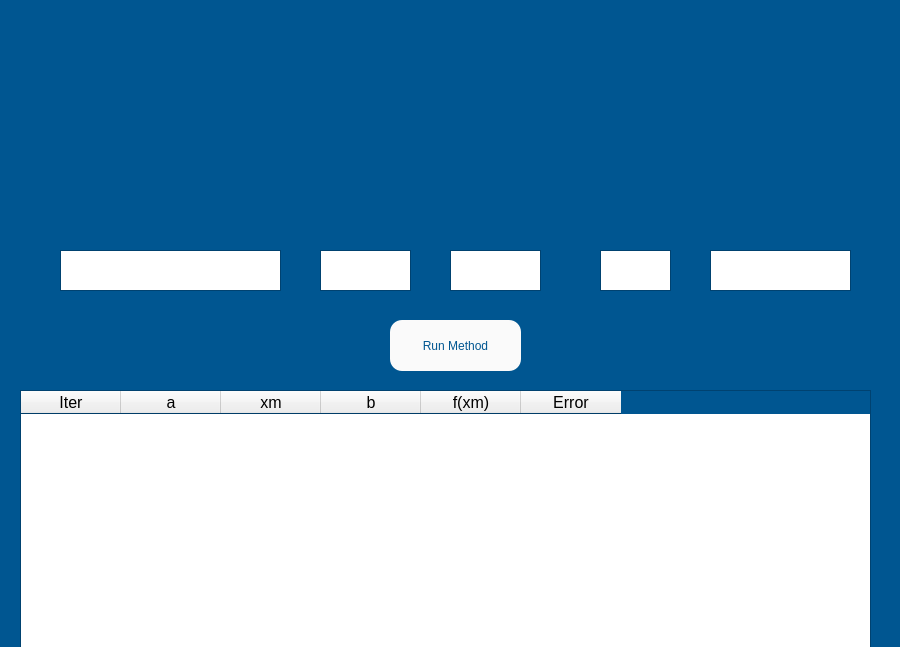
<?xml version="1.0" encoding="UTF-8"?>
<ui version="4.0">
 <class>fake_rule</class>
 <widget class="QWidget" name="fake_rule">
  <property name="geometry">
   <rect>
    <x>0</x>
    <y>0</y>
    <width>900</width>
    <height>647</height>
   </rect>
  </property>
  <property name="palette">
   <palette>
    <active>
     <colorrole role="Base">
      <brush brushstyle="SolidPattern">
       <color alpha="255">
        <red>255</red>
        <green>255</green>
        <blue>255</blue>
       </color>
      </brush>
     </colorrole>
     <colorrole role="Window">
      <brush brushstyle="SolidPattern">
       <color alpha="255">
        <red>0</red>
        <green>86</green>
        <blue>145</blue>
       </color>
      </brush>
     </colorrole>
    </active>
    <inactive>
     <colorrole role="Base">
      <brush brushstyle="SolidPattern">
       <color alpha="255">
        <red>255</red>
        <green>255</green>
        <blue>255</blue>
       </color>
      </brush>
     </colorrole>
     <colorrole role="Window">
      <brush brushstyle="SolidPattern">
       <color alpha="255">
        <red>0</red>
        <green>86</green>
        <blue>145</blue>
       </color>
      </brush>
     </colorrole>
    </inactive>
    <disabled>
     <colorrole role="Base">
      <brush brushstyle="SolidPattern">
       <color alpha="255">
        <red>0</red>
        <green>86</green>
        <blue>145</blue>
       </color>
      </brush>
     </colorrole>
     <colorrole role="Window">
      <brush brushstyle="SolidPattern">
       <color alpha="255">
        <red>0</red>
        <green>86</green>
        <blue>145</blue>
       </color>
      </brush>
     </colorrole>
    </disabled>
   </palette>
  </property>
  <property name="windowTitle">
   <string>Form</string>
  </property>
  <widget class="QLabel" name="label">
   <property name="geometry">
    <rect>
     <x>60</x>
     <y>20</y>
     <width>771</width>
     <height>161</height>
    </rect>
   </property>
   <property name="styleSheet">
    <string notr="true">background-image: url(:/images/fake_rule_banner.png);</string>
   </property>
   <property name="text">
    <string/>
   </property>
  </widget>
  <widget class="QTextEdit" name="f_input">
   <property name="geometry">
    <rect>
     <x>60</x>
     <y>250</y>
     <width>221</width>
     <height>41</height>
    </rect>
   </property>
   <property name="font">
    <font>
     <family>American Typewriter</family>
     <pointsize>14</pointsize>
     <kerning>true</kerning>
    </font>
   </property>
  </widget>
  <widget class="QTextEdit" name="a">
   <property name="geometry">
    <rect>
     <x>320</x>
     <y>250</y>
     <width>91</width>
     <height>41</height>
    </rect>
   </property>
   <property name="font">
    <font>
     <pointsize>14</pointsize>
    </font>
   </property>
  </widget>
  <widget class="QLabel" name="label_2">
   <property name="geometry">
    <rect>
     <x>130</x>
     <y>200</y>
     <width>81</width>
     <height>41</height>
    </rect>
   </property>
   <property name="styleSheet">
    <string notr="true">background-image: url(:/images/function.png);</string>
   </property>
   <property name="text">
    <string/>
   </property>
  </widget>
  <widget class="QPushButton" name="run_button">
   <property name="geometry">
    <rect>
     <x>390</x>
     <y>320</y>
     <width>131</width>
     <height>51</height>
    </rect>
   </property>
   <property name="styleSheet">
    <string notr="true">background-color: rgb(250, 250, 250);
font: 15pt &quot;MS Shell Dlg 2&quot;;
color: rgb(0, 86, 145);
border-radius: 12px;
</string>
   </property>
   <property name="text">
    <string>Run Method</string>
   </property>
  </widget>
  <widget class="QTableWidget" name="fake_rule_table">
   <property name="geometry">
    <rect>
     <x>20</x>
     <y>390</y>
     <width>851</width>
     <height>291</height>
    </rect>
   </property>
   <property name="minimumSize">
    <size>
     <width>851</width>
     <height>291</height>
    </size>
   </property>
   <property name="maximumSize">
    <size>
     <width>851</width>
     <height>291</height>
    </size>
   </property>
   <property name="font">
    <font>
     <pointsize>12</pointsize>
    </font>
   </property>
   <property name="horizontalScrollBarPolicy">
    <enum>Qt::ScrollBarAlwaysOff</enum>
   </property>
   <property name="sizeAdjustPolicy">
    <enum>QAbstractScrollArea::AdjustToContents</enum>
   </property>
   <property name="dragEnabled">
    <bool>false</bool>
   </property>
   <property name="rowCount">
    <number>0</number>
   </property>
   <property name="columnCount">
    <number>6</number>
   </property>
   <attribute name="horizontalHeaderCascadingSectionResizes">
    <bool>false</bool>
   </attribute>
   <column>
    <property name="text">
     <string>Iter</string>
    </property>
   </column>
   <column>
    <property name="text">
     <string>a</string>
    </property>
   </column>
   <column>
    <property name="text">
     <string>xm</string>
    </property>
   </column>
   <column>
    <property name="text">
     <string>b</string>
    </property>
   </column>
   <column>
    <property name="text">
     <string>f(xm)</string>
    </property>
   </column>
   <column>
    <property name="text">
     <string>Error</string>
    </property>
   </column>
  </widget>
  <widget class="QTextEdit" name="b">
   <property name="geometry">
    <rect>
     <x>450</x>
     <y>250</y>
     <width>91</width>
     <height>41</height>
    </rect>
   </property>
   <property name="font">
    <font>
     <pointsize>14</pointsize>
    </font>
   </property>
  </widget>
  <widget class="QTextEdit" name="tolerance">
   <property name="geometry">
    <rect>
     <x>710</x>
     <y>250</y>
     <width>141</width>
     <height>41</height>
    </rect>
   </property>
   <property name="font">
    <font>
     <pointsize>14</pointsize>
    </font>
   </property>
  </widget>
  <widget class="QTextEdit" name="nMax">
   <property name="geometry">
    <rect>
     <x>600</x>
     <y>250</y>
     <width>71</width>
     <height>41</height>
    </rect>
   </property>
   <property name="font">
    <font>
     <pointsize>14</pointsize>
    </font>
   </property>
  </widget>
  <widget class="QLabel" name="label_5">
   <property name="geometry">
    <rect>
     <x>730</x>
     <y>200</y>
     <width>81</width>
     <height>41</height>
    </rect>
   </property>
   <property name="styleSheet">
    <string notr="true">background-image: url(:/images/tolerance.png);</string>
   </property>
   <property name="text">
    <string/>
   </property>
  </widget>
  <widget class="QLabel" name="label_6">
   <property name="geometry">
    <rect>
     <x>600</x>
     <y>200</y>
     <width>81</width>
     <height>41</height>
    </rect>
   </property>
   <property name="styleSheet">
    <string notr="true">background-image: url(:/images/nmax.png);</string>
   </property>
   <property name="text">
    <string/>
   </property>
  </widget>
  <widget class="QLabel" name="label_3">
   <property name="geometry">
    <rect>
     <x>320</x>
     <y>200</y>
     <width>81</width>
     <height>41</height>
    </rect>
   </property>
   <property name="styleSheet">
    <string notr="true">background-image: url(:/images/aFR.png);</string>
   </property>
   <property name="text">
    <string/>
   </property>
  </widget>
  <widget class="QLabel" name="label_4">
   <property name="geometry">
    <rect>
     <x>450</x>
     <y>200</y>
     <width>81</width>
     <height>41</height>
    </rect>
   </property>
   <property name="styleSheet">
    <string notr="true">background-image: url(:/images/bFR.png);</string>
   </property>
   <property name="text">
    <string/>
   </property>
  </widget>
 </widget>
 <resources>
  <include location="../UserInterface/Util/Images/link.qrc"/>
 </resources>
 <connections/>
</ui>
